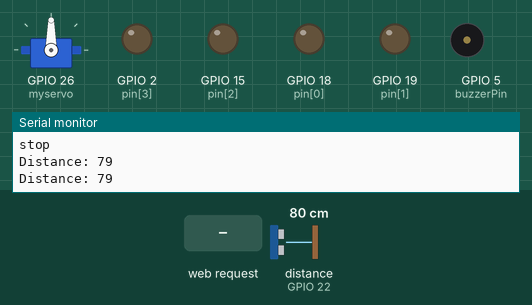
Recording of a sketch running on a simulated ESP32. On the bench: servo, output pins drawn as LEDs (lit = HIGH), buzzer (waves = sounding, pin HIGH), the last lines printed to the serial monitor. Wiring (inferred from the names in the program): ultrasonic range finder: trigger GPIO 23; echo GPIO 22. The test bench sets the inputs (shaded band); at power-on: distance to the obstacle (sensor on GPIO 22) 80 cm. The echo pulse lasts 58.3 µs per cm; WiFi joins after 1.5 s; servers stay silent unless stated; pins used as bus, display or sensor lines are not drawn.

Above: at 4.2 s.
4.3 s: HTTP request GET /forward received
At 5.0 s:
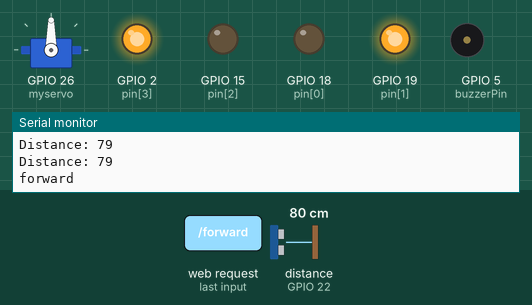
5.8 s: HTTP request GET /backward received
At 6.1 s:
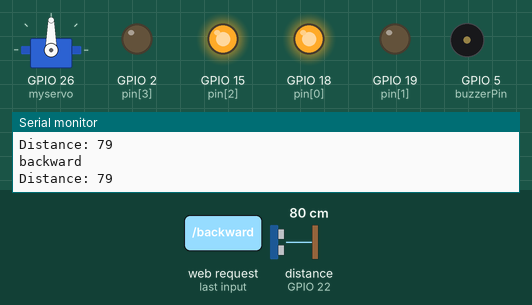
7.3 s: HTTP request GET /left received
At 8.5 s:
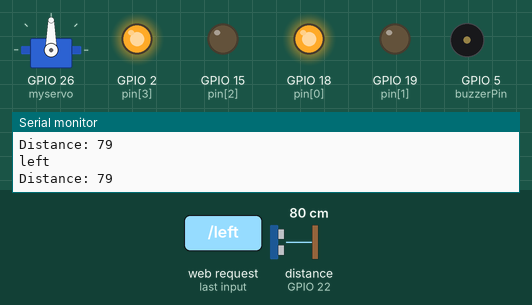
8.8 s: HTTP request GET /right received
At 9.7 s:
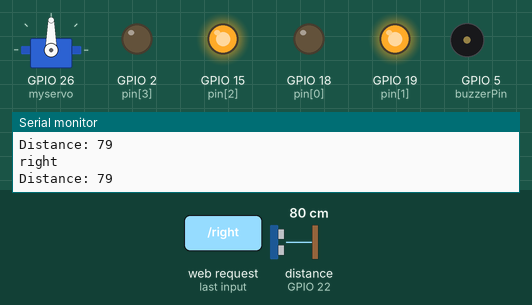
10.3 s: HTTP request GET /CameraLeft received
At 10.7 s:
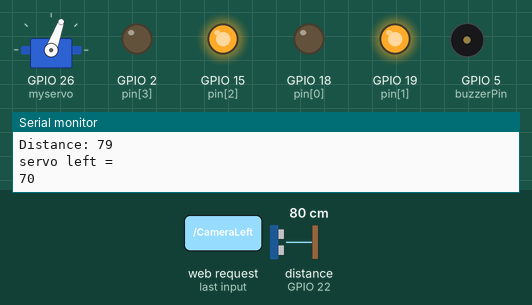
11.8 s: HTTP request GET /stop received
At 13.1 s:
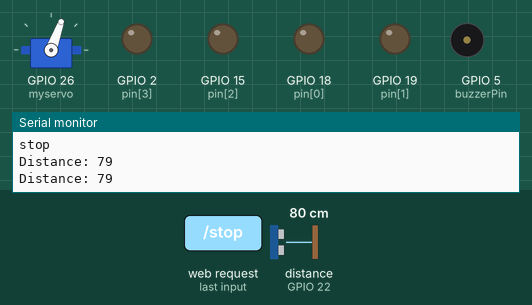
Timing chart, 0 to 14.3 s (numbered marks = the images above; inputs shaded):
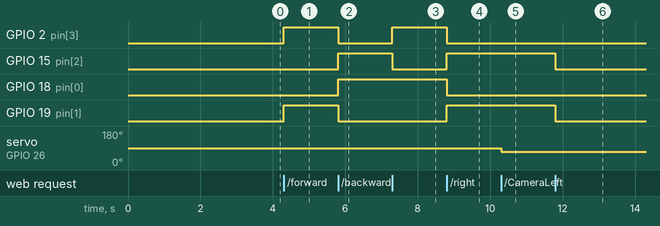

Measured:
- after the input at 4.3 s, GPIO 2 (pin[3]), GPIO 19 (pin[1]): LOW → HIGH at once
- after the input at 5.8 s, GPIO 2 (pin[3]), GPIO 19 (pin[1]): HIGH → LOW at once; GPIO 15 (pin[2]), GPIO 18 (pin[0]): LOW → HIGH at once
- after the input at 7.3 s, GPIO 2 (pin[3]): LOW → HIGH at once; GPIO 15 (pin[2]): HIGH → LOW at once
- after the input at 8.8 s, GPIO 2 (pin[3]), GPIO 18 (pin[0]): HIGH → LOW at once; GPIO 15 (pin[2]), GPIO 19 (pin[1]): LOW → HIGH at once
- after the input at 10.3 s, servo on GPIO 26 (myservo): 90° → 70° at once
- after the input at 11.8 s, GPIO 15 (pin[2]), GPIO 19 (pin[1]): HIGH → LOW at once

The sketch:

Arduino_source_code.ino
```cpp
#include <WiFi.h>
#include <WebServer.h>
#include <Servo.h>
Servo myservo;

const char* ssid = "andrey";
const char* password = "0526928109";
WebServer server(80);  // Create server at port 80

int speed = 100;
int servo = 90;// Speed variable
int DistanceConst = 20;

// These constants are for the ledc functions
const int freq = 1000;
const int resolution = 8;
const int channel[4] = {4, 5, 2, 3};
const int pin[4] = {18, 19, 15, 2}; // GPIO4 is now used for channel[1] and GPIO15 for channel[3]


const int trigPin = 23; // HC-SR04 sensor
const int echoPin = 22; // HC-SR04 sensor
const int servoPin = 12; //servo pwm
long duration;
int distance;


const int buzzerPin = 5; // Buzzer connected to pin 5
const int buzzerFreq = 1000;


unsigned long lastDistanceMeasureTime = 0;  // Last time distance was measured
unsigned long lastPrintTime = 0;  // Last time distance was printed

bool isMovingBackward = false;  // Flag to track if the robot is moving backward
int PreviousDistance = 0;
void setupMotorControl() {

  for (int i = 0; i < 4; i++) {
    ledcSetup(channel[i], freq, resolution);
    ledcAttachPin(pin[i], channel[i]);
  }
}


void handleForward() {
  if(distance > DistanceConst) {
  int pwm_speed = map(speed, 0, 100, 0, 255); // Map speed from 0-100 to 0-255
  ledcWrite(channel[0], 0);
  ledcWrite(channel[1], pwm_speed);
  ledcWrite(channel[2], 0);
  ledcWrite(channel[3], pwm_speed);
  myservo.write(servo);
  }
  Serial.println("forward");
  server.send(200, "text/plain", "forward");
}

void handleBackward() {
  int pwm_speed = map(speed, 0, 100, 0, 255);
  ledcWrite(channel[0], pwm_speed);
  ledcWrite(channel[1], 0);
  ledcWrite(channel[2], pwm_speed);
  ledcWrite(channel[3], 0);
  myservo.write(servo);
  Serial.println("backward");
  server.send(200, "text/plain", "backward");
  isMovingBackward = true;
}

void handleLeft() {
   if(distance > DistanceConst) {
  int pwm_speed = map(speed, 0, 100, 0, 255);
  ledcWrite(channel[0], pwm_speed);
  ledcWrite(channel[1], 0);
  ledcWrite(channel[2], 0);
  ledcWrite(channel[3], pwm_speed);
  myservo.write(servo);
   }
  Serial.println("left");
  server.send(200, "text/plain", "left");
}

void handleRight() {
   if(distance > DistanceConst) {
  int pwm_speed = map(speed, 0, 100, 0, 255);
  ledcWrite(channel[0], 0);
  ledcWrite(channel[1], pwm_speed);
  ledcWrite(channel[2], pwm_speed);
  ledcWrite(channel[3], 0);
  myservo.write(servo);
   }
  Serial.println("right");
  server.send(200, "text/plain", "right");
}

void handleStop() {
  ledcWrite(channel[0], 0);
  ledcWrite(channel[1], 0);
  ledcWrite(channel[2], 0);
  ledcWrite(channel[3], 0);
  Serial.println("stop");
  server.send(200, "text/plain", "stop");
  isMovingBackward = false;
   myservo.write(servo);
}


void handleCameraLeft() {

    if(servo >= 0) {
    servo = servo-20;
      myservo.write(servo);
  }
    Serial.println("servo left = ");
    Serial.println(servo);
    server.send(200, "text/plain", "servo left=" + String(servo)); // convert speed to a String

}


void handleCameraRight() {

    if(servo <= 180) {
    servo = servo+20;
      myservo.write(servo);
  }
    Serial.println("servo Right = ");
    Serial.println(servo);
    server.send(200, "text/plain", "servo left=" + String(servo)); // convert speed to a String

}


void slower() {
  if(speed > 0) {
    speed = speed-10;
  }

  server.send(200, "text/plain", "speed=" + String(speed)); // convert speed to a String
  Serial.print("slower speed= ");
  Serial.println(speed);
}


void faster() {
  if(speed < 100) {
    speed = speed + 10;
    server.send(200, "text/plain", "speed=" + String(speed)); // convert speed to a String
  }
  server.send(200, "text/plain", "speed=" + String(speed)); // convert speed to a String
  Serial.print("Faster speed=");
  Serial.println(speed);
}


void setup() {
  Serial.begin(115200);
  delay(1000);
  pinMode(18,OUTPUT);
  pinMode(19,OUTPUT);
  pinMode(15,OUTPUT);
  pinMode(2,OUTPUT);
  digitalWrite(18,LOW);
  digitalWrite(19,LOW);
  digitalWrite(15,LOW);
  digitalWrite(2,LOW);

  WiFi.begin(ssid, password);
  while (WiFi.status() != WL_CONNECTED) {
    delay(1000);
    Serial.println("Connecting to WiFi...");
  }

  Serial.println("Connected to WiFi");
  Serial.print("IP Address: ");
  Serial.println(WiFi.localIP());

  setupMotorControl();

  pinMode(trigPin, OUTPUT); // HC-SR04 sensor
  pinMode(echoPin, INPUT);  // HC-SR04 sensor
  pinMode(buzzerPin, OUTPUT);
  pinMode(trigPin, OUTPUT); // HC-SR04 sensor
  pinMode(echoPin, INPUT);  // HC-SR04 sensor
  pinMode(buzzerPin, OUTPUT);
  myservo.attach(26);
  handleStop();


  server.on("/forward", handleForward);
  server.on("/backward", handleBackward);
  server.on("/left", handleLeft);
  server.on("/right", handleRight);
  server.on("/stop", handleStop);
  server.on("/faster", faster);
  server.on("/slower", slower);
 // server.on("/BuzzerOn", handleBuzzerOn);
  server.on("/CameraLeft", handleCameraLeft);
  server.on("/CameraRight", handleCameraRight);
  server.begin();


}

void loop() {
  server.handleClient();


  // Distance measurement
  if (millis() - lastDistanceMeasureTime >= 100) {
    digitalWrite(trigPin, LOW);
    delayMicroseconds(2);
    digitalWrite(trigPin, HIGH);
    delayMicroseconds(10);
    digitalWrite(trigPin, LOW);

    duration = pulseIn(echoPin, HIGH);
    distance = duration * 0.034 / 2;

    if (distance < DistanceConst && !isMovingBackward) {
      if (PreviousDistance >20){
      handleStop();
      }


    }
    PreviousDistance = distance;


    lastDistanceMeasureTime = millis();
  }

  // Print distance every second
  if (millis() - lastPrintTime >= 1000) {
    Serial.print("Distance: ");
    Serial.println(distance);
    server.send(200, "text/plain", "distance=" + String(distance));
    lastPrintTime = millis();
  }
}
```
